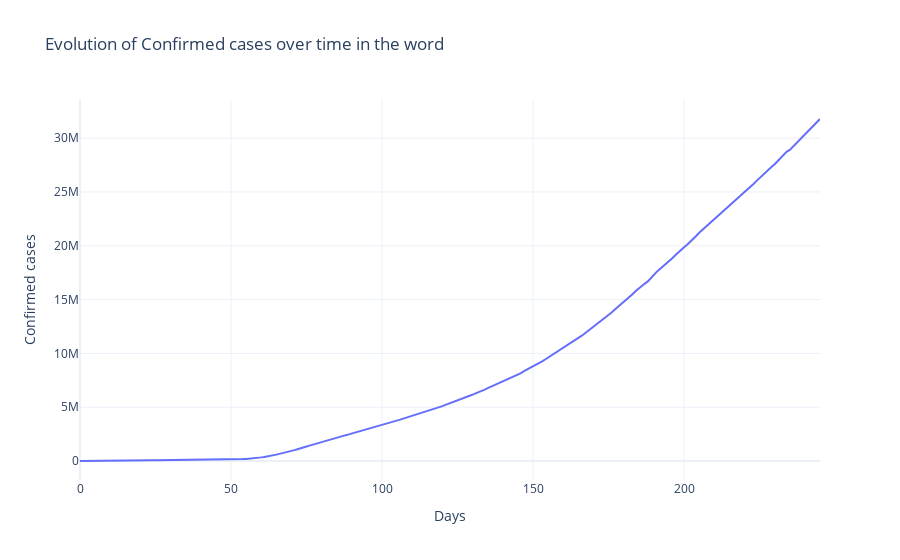

The code cell stored with this chart in its notebook:
### Code cell
# Confirmed cases over time...

data_over_time= data.groupby(["ObservationDate"])[["Confirmed","Active","Recovered","Deaths"]].sum().reset_index().sort_values("ObservationDate",ascending=True).reset_index(drop=True)

fig = go.Figure()
fig.add_trace(go.Scatter(x=data_over_time.index, y=data_over_time['Confirmed'], mode='lines', name='Confirmed cases'))
fig.update_layout(title='Evolution of Confirmed cases over time in the word', template='plotly_white', yaxis_title="Confirmed cases", xaxis_title="Days")
fig.show()

### Figure 1 — Plotly figure (JSON) as saved in the notebook; plotly's stock layout.template omitted (floating-point values rounded to 4 significant figures; data arrays with more than 128 entries replaced by an {"elided": "..."} marker saying what was removed)
{"data": [{"mode": "lines", "name": "Confirmed cases", "type": "scatter", "x": {"elided": "246 int values"}, "y": {"elided": "246 int values"}}], "layout": {"title": {"text": "Evolution of Confirmed cases over time in the word"}, "xaxis": {"title": {"text": "Days"}}, "yaxis": {"title": {"text": "Confirmed cases"}}}}
